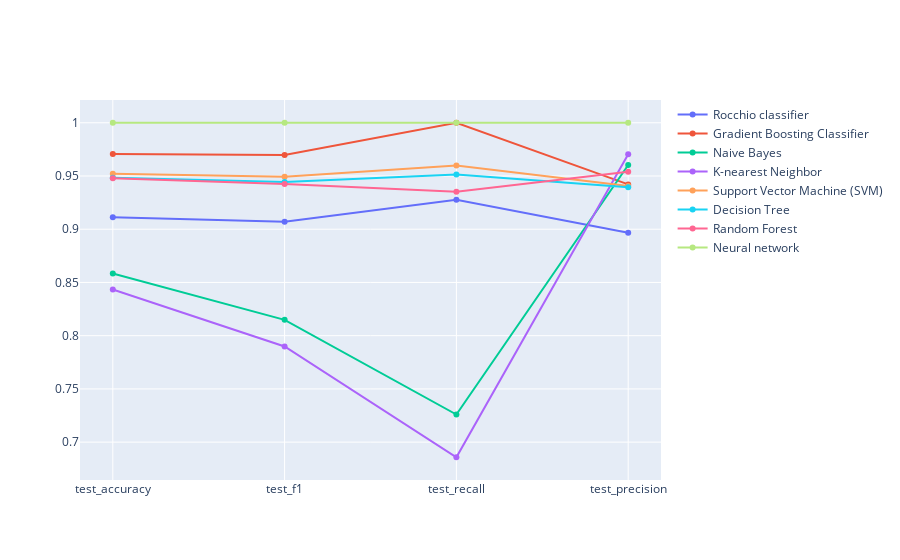

The code cell stored with this chart in its notebook:
### Code cell
iplot( { "data": [ go.Scatter(x=colunas[3:], y=medias.iloc[i,:-1], name=medias.iloc[i,-1] ) for i in range( len( medias ) ) ] } )

### Figure 1 — Plotly figure (JSON) as saved in the notebook; plotly's stock layout.template omitted (floating-point values rounded to 4 significant figures)
{"data": [{"name": "Rocchio classifier", "type": "scatter", "x": ["test_accuracy", "test_f1", "test_recall", "test_precision", "Estimator Name"], "y": [0.9112, 0.907, 0.9276, 0.8968]}, {"name": "Gradient Boosting Classifier", "type": "scatter", "x": ["test_accuracy", "test_f1", "test_recall", "test_precision", "Estimator Name"], "y": [0.9706, 0.9697, 1, 0.9421]}, {"name": "Naive Bayes", "type": "scatter", "x": ["test_accuracy", "test_f1", "test_recall", "test_precision", "Estimator Name"], "y": [0.8583, 0.8148, 0.726, 0.9603]}, {"name": "K-nearest Neighbor", "type": "scatter", "x": ["test_accuracy", "test_f1", "test_recall", "test_precision", "Estimator Name"], "y": [0.8434, 0.7898, 0.6858, 0.9704]}, {"name": "Support Vector Machine (SVM)", "type": "scatter", "x": ["test_accuracy", "test_f1", "test_recall", "test_precision", "Estimator Name"], "y": [0.9521, 0.9493, 0.9599, 0.9406]}, {"name": "Decision Tree", "type": "scatter", "x": ["test_accuracy", "test_f1", "test_recall", "test_precision", "Estimator Name"], "y": [0.9482, 0.9443, 0.9514, 0.9393]}, {"name": "Random Forest", "type": "scatter", "x": ["test_accuracy", "test_f1", "test_recall", "test_precision", "Estimator Name"], "y": [0.9478, 0.9424, 0.9351, 0.954]}, {"name": "Neural network", "type": "scatter", "x": ["test_accuracy", "test_f1", "test_recall", "test_precision", "Estimator Name"], "y": [1, 1, 1, 1]}], "layout": {}}
